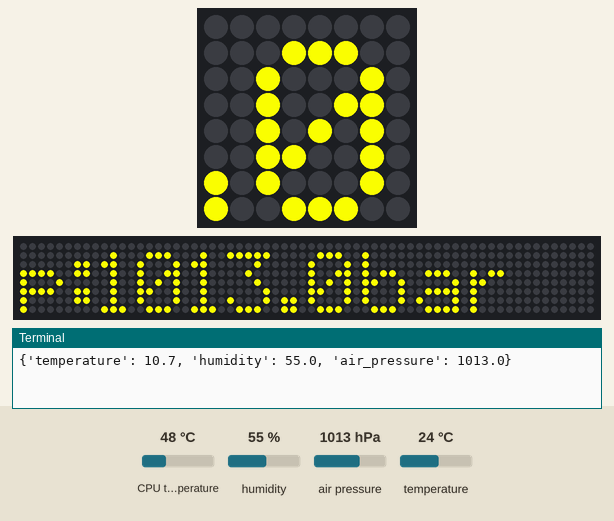
Bench run of a program on a simulated Raspberry Pi (BCM pin numbers) with a Sense HAT. Parts: the Sense HAT's 8×8 RGB LED matrix, a strip that is not on the board, showing the scrolling text unrolled, the last lines printed to the terminal. Inputs (shaded band) come from the test bench; at power-on: CPU temperature 48 °C, humidity 55 %, air pressure 1013 hPa, temperature 24 °C. The 64×8 strip is a reading aid, not a part: it shows the text the matrix is scrolling, unrolled, one strip-width of it at a time.

Above: at 13.4 s.
13.6 s: CPU temperature set to 31 °C
At 22.01 s:
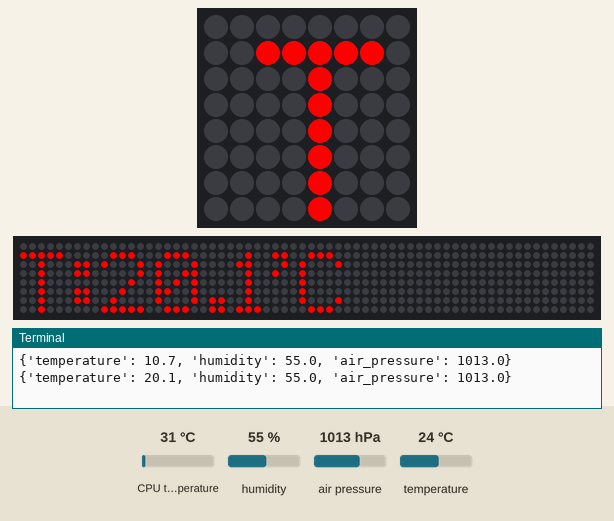
25.9 s: humidity set to 22 %
At 33.45 s:
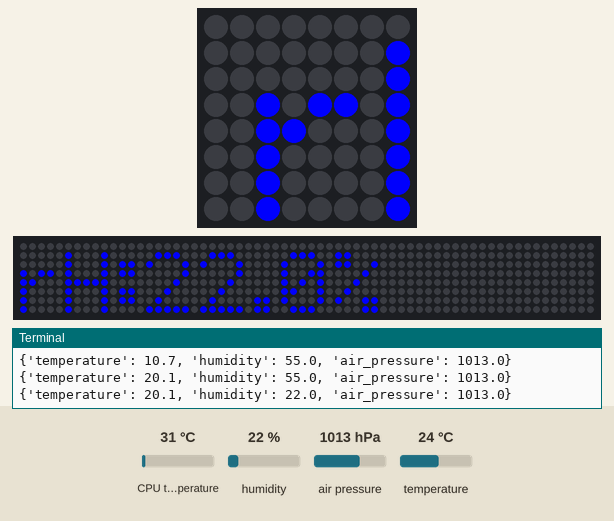
38.2 s: humidity set to 40 %
At 49.92 s:
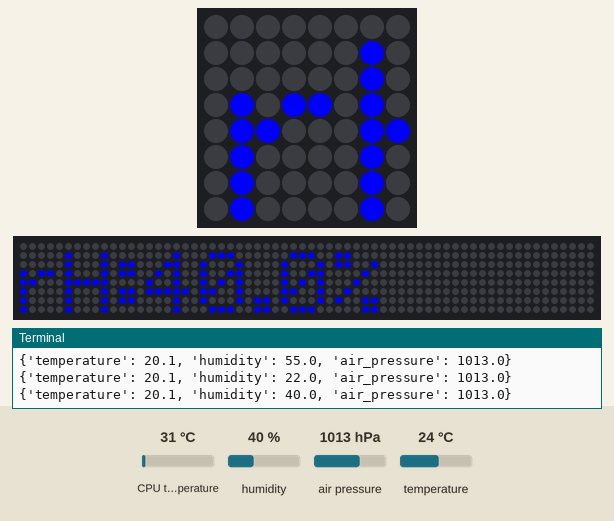

The program:

environmental_readings.py
```python
import os
import time
from sense_hat import SenseHat

def sense_hat_env_data(code):

    sense = SenseHat()
    sense_hat_measurements = {}
    if code in [1, 3, 5, 7]:
        temp = round(sense.get_temperature_from_pressure(), 1)
        cpu_temp = round(float(measure_cpu_temp()), 1)
        factor = 1.8
        sense_hat_measurements['temperature'] = round(temp - ((cpu_temp - temp)/factor), 1)
        # print (sense_hat_measurements['actual_temperature'])
    if code in [2, 3, 6, 7]:
        sense_hat_measurements['humidity'] =     round(sense.get_humidity(), 1)
        # print (sense_hat_measurements['actual_humidity'])
    if code in [4, 5, 6, 7]:
        sense_hat_measurements['air_pressure'] = round(sense.get_pressure(), 1)
        # print (sense_hat_measurements['actual_air_pressure'])
    return sense_hat_measurements


def measure_cpu_temp():
    temp = os.popen("vcgencmd measure_temp").readline()
    return (temp.replace("temp=","").replace("'C", ""))


if __name__ == "__main__":
    while True:
        speed = 0.1
        sense = SenseHat()
        actual_data = sense_hat_env_data(7)
        print(actual_data)
        sense.show_message('rH:' + str(actual_data['humidity']) + "%",
                           scroll_speed=speed,
                           text_colour=[0, 0, 255])
        sense.show_message('T:' + str(actual_data['temperature']) + "'C",
                           scroll_speed=speed,
                           text_colour=[255, 0, 0])
        sense.show_message('p:' + str(actual_data['air_pressure']) + 'bar',
                           scroll_speed=speed,
                           text_colour=[255, 255, 0])
        time.sleep(0.5)
```
